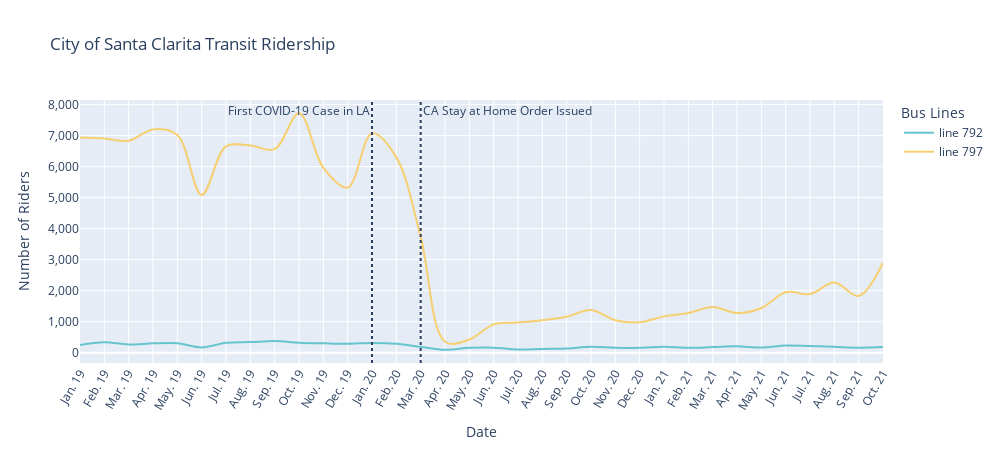

Write notebook code for a chart like this one.
### Code cell
fig3 = px.line(sct, 
              labels={
                     "value": "Number of Riders",
                     "date": "Date",
                  "variable" : "Bus Lines"}, 
              title="City of Santa Clarita Transit Ridership", 
              x="date", 
              y=["line 792", "line 797"], line_shape="spline",
              color_discrete_sequence=px.colors.qualitative.Pastel,
              width=1000, height=450)

#fig3.update(layout={"title": {"x": 0.3, "y": 0.8}})
fig3.update_xaxes(tickangle=300)
#fig3.add_vline(x=12, line_dash="dot", annotation_text="First COVID-19 Case in LA")
fig3.add_vline(x=12, line_dash="dot", annotation_text="First COVID-19 Case in LA", annotation_position="top left")
fig3.add_vline(x=14, line_dash="dot", annotation_text="CA Stay at Home Order Issued", annotation_position="top right")
#fig.add_vline(x="Jan-2020", line_dash="dash", annotation_text="First Case of COVID-19 in USA", annotation_position="top right")

fig3.update_yaxes(nticks=15)
fig3.update_layout(yaxis_tickformat = ',')
#fig.update_yaxes(tickvals=["0", "2,000", "4,000", "6,000", "8,000", "10,000", "12,000", "14,000", "16,000", "18,000", "20,000"])
#fig.update_layout(hovermode="x")

config = {'responsive': True}

fig3.show(config=config)

### Figure 1 — Plotly figure (JSON) as saved in the notebook; plotly's stock layout.template omitted (floating-point values rounded to 4 significant figures)
{"data": [{"hovertemplate": "Bus Lines=line 792<br>Date=%{x}<br>Number of Riders=%{y}<extra></extra>", "legendgroup": "line 792", "line": {"color": "rgb(102, 197, 204)", "dash": "solid", "shape": "spline"}, "marker": {"symbol": "circle"}, "mode": "lines", "name": "line 792", "orientation": "v", "showlegend": true, "type": "scatter", "x": ["Jan. 19", "Feb. 19", "Mar. 19", "Apr. 19", "May. 19", "Jun. 19", "Jul. 19", "Aug. 19", "Sep. 19", "Oct. 19", "Nov. 19", "Dec. 19", "Jan. 20", "Feb. 20", "Mar. 20", "Apr. 20", "May. 20", "Jun. 20", "Jul. 20", "Aug. 20", "Sep. 20", "Oct. 20", "Nov. 20", "Dec. 20", "Jan. 21", "Feb. 21", "Mar. 21", "Apr. 21", "May. 21", "Jun. 21", "Jul. 21", "Aug. 21", "Sep. 21", "Oct. 21"], "xaxis": "x", "y": [249, 338, 262, 299, 306, 168, 316, 342, 372, 322, 301, 286, 312, 288, 187, 90, 154, 161, 99, 120, 134, 192, 159, 154, 189, 155, 179, 206, 164, 233, 213, 190, 161, 182], "yaxis": "y"}, {"hovertemplate": "Bus Lines=line 797<br>Date=%{x}<br>Number of Riders=%{y}<extra></extra>", "legendgroup": "line 797", "line": {"color": "rgb(246, 207, 113)", "dash": "solid", "shape": "spline"}, "marker": {"symbol": "circle"}, "mode": "lines", "name": "line 797", "orientation": "v", "showlegend": true, "type": "scatter", "x": ["Jan. 19", "Feb. 19", "Mar. 19", "Apr. 19", "May. 19", "Jun. 19", "Jul. 19", "Aug. 19", "Sep. 19", "Oct. 19", "Nov. 19", "Dec. 19", "Jan. 20", "Feb. 20", "Mar. 20", "Apr. 20", "May. 20", "Jun. 20", "Jul. 20", "Aug. 20", "Sep. 20", "Oct. 20", "Nov. 20", "Dec. 20", "Jan. 21", "Feb. 21", "Mar. 21", "Apr. 21", "May. 21", "Jun. 21", "Jul. 21", "Aug. 21", "Sep. 21", "Oct. 21"], "xaxis": "x", "y": [6939, 6907, 6834, 7200, 7021, 5090, 6655, 6678, 6562, 7725, 5965, 5323, 7071, 6298, 3739, 351, 426, 912, 972, 1047, 1159, 1375, 1045, 977, 1170, 1279, 1474, 1275, 1440, 1949, 1892, 2259, 1827, 2900], "yaxis": "y"}], "layout": {"annotations": [{"showarrow": false, "text": "First COVID-19 Case in LA", "x": 12, "xanchor": "right", "xref": "x", "y": 1, "yanchor": "top", "yref": "y domain"}, {"showarrow": false, "text": "CA Stay at Home Order Issued", "x": 14, "xanchor": "left", "xref": "x", "y": 1, "yanchor": "top", "yref": "y domain"}], "height": 450, "legend": {"title": {"text": "Bus Lines"}, "tracegroupgap": 0}, "shapes": [{"line": {"dash": "dot"}, "type": "line", "x0": 12, "x1": 12, "xref": "x", "y0": 0, "y1": 1, "yref": "y domain"}, {"line": {"dash": "dot"}, "type": "line", "x0": 14, "x1": 14, "xref": "x", "y0": 0, "y1": 1, "yref": "y domain"}], "title": {"text": "City of Santa Clarita Transit Ridership"}, "width": 1000, "xaxis": {"anchor": "y", "autorange": true, "domain": [0, 1], "range": [0, 33], "tickangle": -60, "title": {"text": "Date"}, "type": "category"}, "yaxis": {"anchor": "x", "autorange": true, "domain": [0, 1], "nticks": 15, "range": [-334.2, 8149.0], "tickformat": ",", "title": {"text": "Number of Riders"}, "type": "linear"}}}
